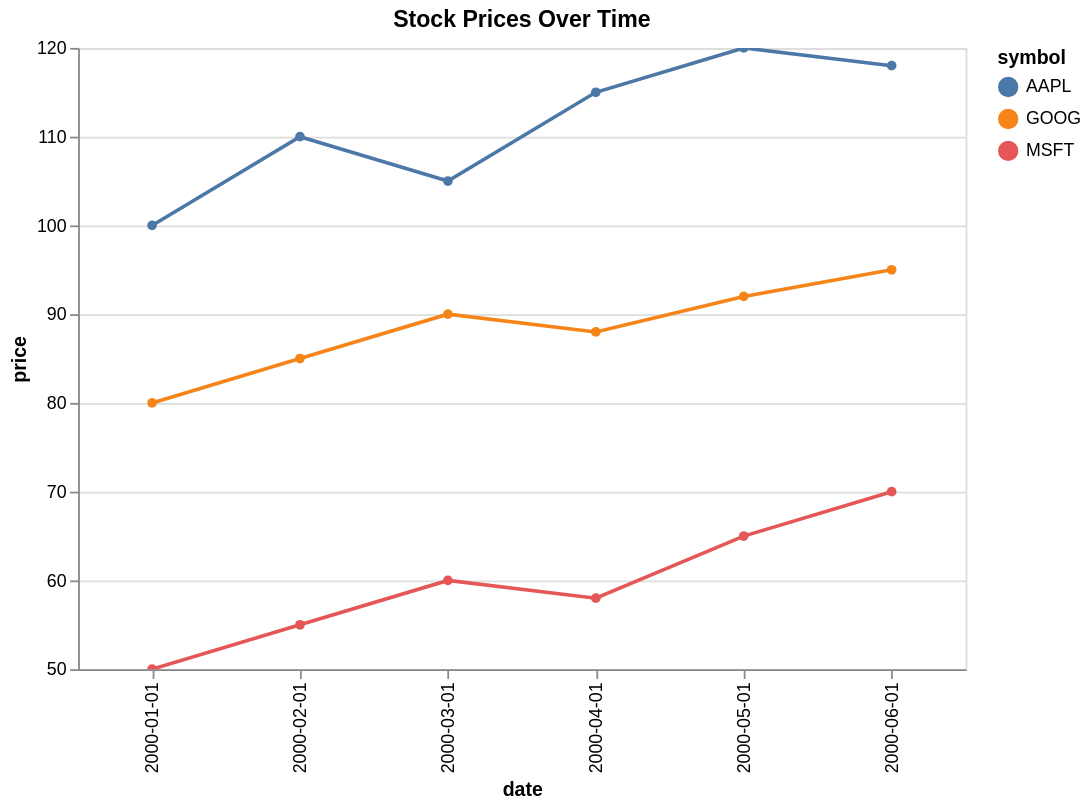

Vega-Lite specification for this chart:
### Vega-Lite specification from a JSON file in a GitHub repository (floating-point values rounded to 4 significant figures)
{"$schema": "https://vega.github.io/schema/vega-lite/v5.json", "config": {"axis": {"labelLimit": 0}, "header": {"labelLimit": 0}, "legend": {"labelLimit": 0}}, "data": {"values": [{"date": "2000-01-01", "price": 100.0, "symbol": "AAPL"}, {"date": "2000-02-01", "price": 110.0, "symbol": "AAPL"}, {"date": "2000-03-01", "price": 105.0, "symbol": "AAPL"}, {"date": "2000-04-01", "price": 115.0, "symbol": "AAPL"}, {"date": "2000-05-01", "price": 120.0, "symbol": "AAPL"}, {"date": "2000-06-01", "price": 118.0, "symbol": "AAPL"}, {"date": "2000-01-01", "price": 80.0, "symbol": "GOOG"}, {"date": "2000-02-01", "price": 85.0, "symbol": "GOOG"}, {"date": "2000-03-01", "price": 90.0, "symbol": "GOOG"}, {"date": "2000-04-01", "price": 88.0, "symbol": "GOOG"}, {"date": "2000-05-01", "price": 92.0, "symbol": "GOOG"}, {"date": "2000-06-01", "price": 95.0, "symbol": "GOOG"}, {"date": "2000-01-01", "price": 50.0, "symbol": "MSFT"}, {"date": "2000-02-01", "price": 55.0, "symbol": "MSFT"}, {"date": "2000-03-01", "price": 60.0, "symbol": "MSFT"}, {"date": "2000-04-01", "price": 58.0, "symbol": "MSFT"}, {"date": "2000-05-01", "price": 65.0, "symbol": "MSFT"}, {"date": "2000-06-01", "price": 70.0, "symbol": "MSFT"}]}, "encoding": {"color": {"field": "symbol", "type": "nominal"}, "opacity": {"condition": {"empty": true, "param": "legend_selection", "value": 1}, "value": 0.15}, "tooltip": [{"field": "date", "type": "nominal"}, {"field": "symbol", "type": "nominal"}, {"field": "price", "type": "quantitative"}], "x": {"field": "date", "type": "nominal"}, "y": {"field": "price", "scale": {"zero": false}, "type": "quantitative"}}, "height": 350, "mark": {"point": true, "type": "line"}, "params": [{"bind": "scales", "name": "grid", "select": {"encodings": ["y"], "type": "interval"}}, {"bind": "legend", "name": "legend_selection", "select": {"fields": ["symbol"], "type": "point"}}], "title": "Stock Prices Over Time", "width": 500}
